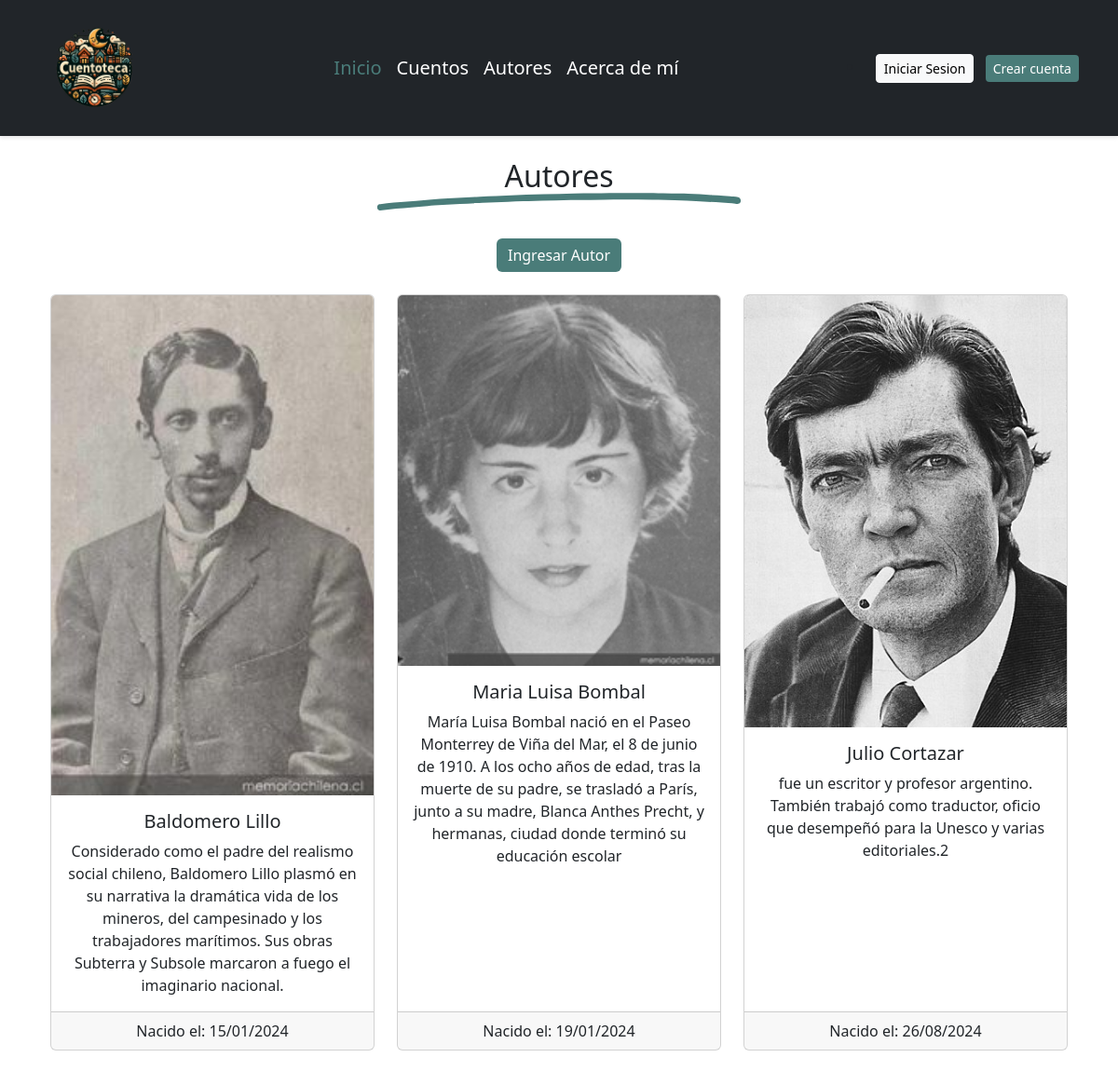
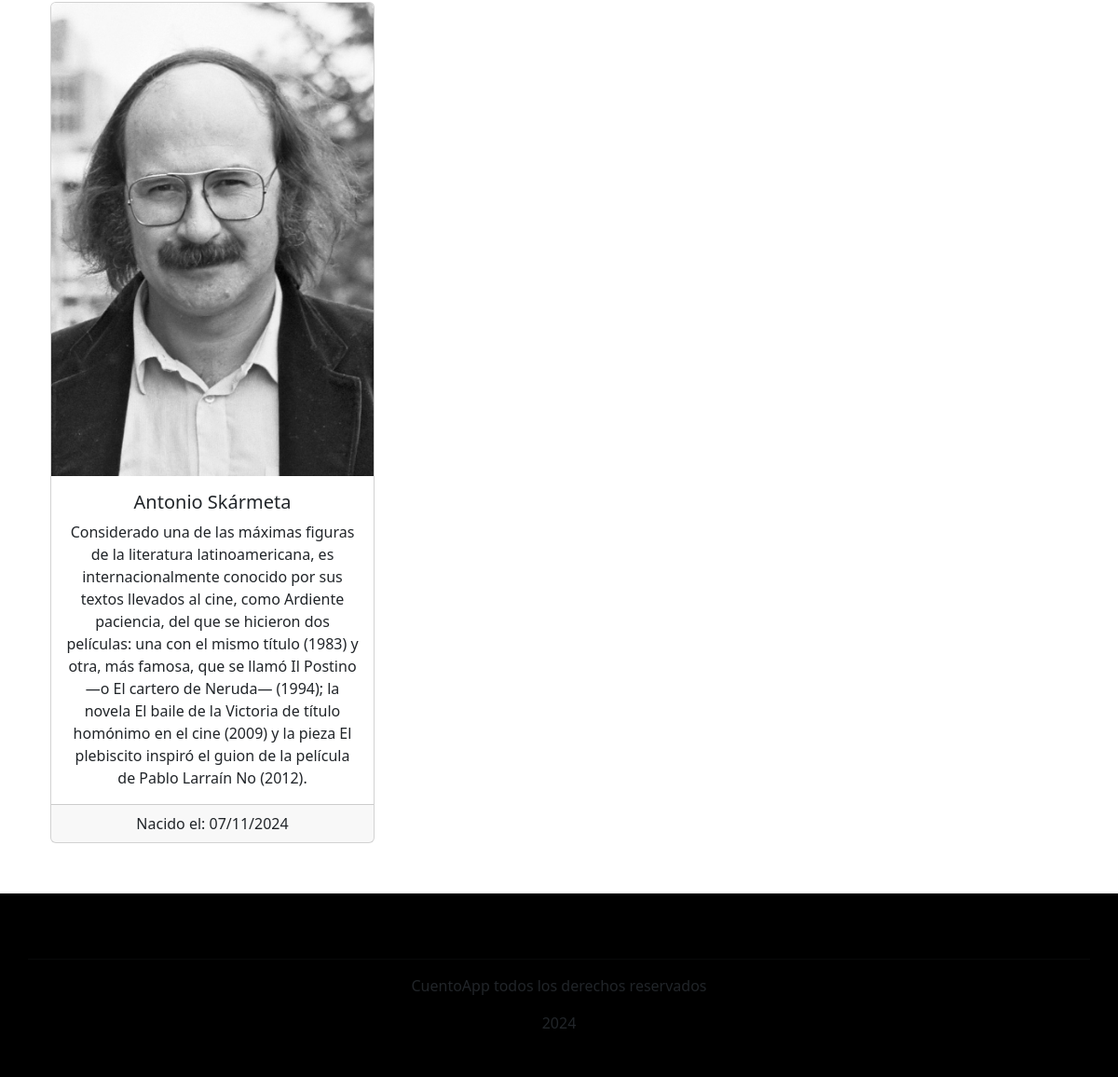
The page /autores/ on the database its author committed (2 pictures, top to bottom).
### CuentoApp/models.py (models this page shows, shortened)
class Autor(models.Model):
    nombre = models.CharField(max_length=100)
    apellido = models.CharField(max_length=100)
    biografia = models.TextField(blank=True)
    fecha_nacimiento = models.DateField(null=True, blank=True)
    foto = models.ImageField(upload_to="autores_fotos/", blank=True, null=True)

### CuentoApp/views.py (the view)
# urls.py: path('autores/', AutorListView.as_view(), name='autor-list'),
class AutorListView(ListView):
    model = Autor
    template_name = 'CuentoApp/autores/autor_list.html'

### CuentoApp/templates/CuentoApp/autores/autor_list.html (shortened to what this page needs)
{% extends 'CuentoApp/base.html' %}
{% load static %}
{% block content %}
<div class="autor-list text-center">
    <h2 class="position-relative z-index-9 text-center mt-4 mb-5">Autores
        <span class="position-absolute top-50 start-50 translate-middle z-index-n1 d-none d-md-block mt-4">
        </span>
    </h2>
    <a href="{% url 'autor-create' %}" class="btn btn-primary mb-4">Ingresar Autor</a>
    <div class="container row cuentos-container" style="margin: auto;">
    {% for autor in object_list %}
    <div class="col-md-4 col-sm-6 col-xs-12 mb-4">
        <div class="card h-100 autor-card">
          {% if autor.foto %}
            <img src="{{ autor.foto.url }}" class="card-img-top" alt="Foto de {{ autor.nombre }} {{ autor.apellido }}">
          {% else %}
            <img src="{% static 'CuentoApp/assets/img/autor/autor-predeterminado.jpg' %}" class="card-img-top" alt="Imagen predeterminada">
          {% endif %}
          <div class="card-body">
            <h5 class="card-title">{{ autor.nombre }} {{ autor.apellido }}</h5>
            <p class="card-text">{{ autor.biografia }}</p>
          </div>
          <div class="card-footer">
            {% if autor.fecha_nacimiento %}
            <p class="card-text">Nacido el: {{ autor.fecha_nacimiento|date:"d/m/Y" }}</p>
          {% endif %}
          </div>
        </div>
      </div>
    {% endfor %}
</div>
</div>
{% endblock %}

### CuentoApp/static/CuentoApp/css/styles.css (style rules this page uses)
.btn-primary { background-color: #4a7c79!important; border: #4a7c79!important; }

### rows shown on the page
Autor: foto (picture), nombre "Baldomero", apellido "Lillo", biografia "Considerado como el padre del realismo social chileno, Baldomero Lillo plasmó en su narrativa la dramática vida de los mineros, del campesinado y los trabajadores marítimos. Sus obras Subterra y Subsole marcaron a fuego el imaginario nacional.", fecha_nacimiento "15/01/2024"
Autor: foto (picture), nombre "Maria Luisa", apellido "Bombal", biografia "María Luisa Bombal nació en el Paseo Monterrey de Viña del Mar, el 8 de junio de 1910. A los ocho años de edad, tras la muerte de su padre, se trasladó a París, junto a su madre, Blanca Anthes Precht, y hermanas, ciudad donde terminó su educación escolar", fecha_nacimiento "19/01/2024"
Autor: foto (picture), nombre "Julio", apellido "Cortazar", biografia "fue un escritor y profesor argentino. También trabajó como traductor, oficio que desempeñó para la Unesco y varias editoriales.2", fecha_nacimiento "26/08/2024"
Autor: foto (picture), nombre "Antonio", apellido "Skármeta", biografia "Considerado una de las máximas figuras de la literatura latinoamericana, es internacionalmente conocido por sus textos llevados al cine, como Ardiente paciencia, del que se hicieron dos películas: una con el mismo título (1983) y otra, más famosa, que se llamó Il Postino —o El cartero de Neruda— (1994); la novela El baile de la Victoria de título homónimo en el cine (2009) y la pieza El plebiscito inspiró el guion de la película de Pablo Larraín No (2012).", fecha_nacimiento "07/11/2024"
